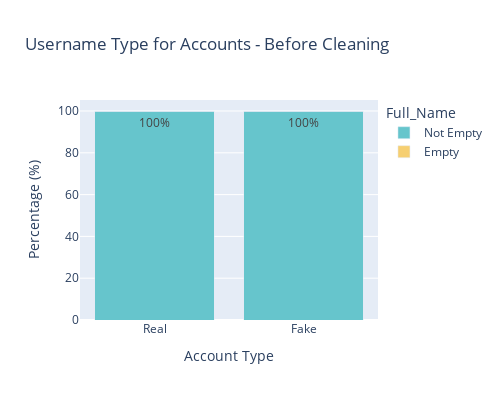

The notebook cell saved with this chart:
### Code cell
df1['is_fake'] = df1['is_fake'].replace({True: 'fake', False: 'real'})
real_accounts = df1[df1['is_fake'] == 'real']
length_real = len(real_accounts)
fake_accounts = df1[df1['is_fake'] == 'fake']
length_fake = len(fake_accounts)

real_accounts_with_null_username = real_accounts[real_accounts['username'] == 'empty after cleaning']
length_real_with_null_username = len(real_accounts_with_null_username)
real_accounts_with_not_null_username = real_accounts[real_accounts['username'] != 'empty after cleaning']
length_real_without_null_username = len(real_accounts_with_not_null_username)
fake_accounts_with_null_username = fake_accounts[fake_accounts['username'] == 'empty after cleaning']
length_fake_with_null_username = len(fake_accounts_with_null_username)
fake_accounts_with_not_null_username = fake_accounts[fake_accounts['username'] != 'empty after cleaning']
length_fake_without_null_username = len(fake_accounts_with_not_null_username)

percentage_real = length_real/len(df1)
percentage_real_with_null_username = length_real_with_null_username/length_real
percentage_real_without_null_username = length_real_without_null_username/length_real
percentage_fake = length_fake/len(df1)
percentage_fake_with_null_username = length_fake_with_null_username/length_fake
percentage_fake_without_null_username= length_fake_without_null_username/length_fake

# Create a DataFrame for plotting
data = {
    'Account Type': ['Real', 'Real', 'Fake', 'Fake'],
    'Full_Name': ['Not Empty', 'Empty', 'Not Empty', 'Empty'],
    'Percentage': [
        percentage_real_without_null_username * 100,
        percentage_real_with_null_username * 100,
        percentage_fake_without_null_username * 100,
        percentage_fake_with_null_username * 100
    ]
}
plot_data = pd.DataFrame(data)

# Create a stacked bar chart using Plotly Express
fig = px.bar(plot_data, x='Account Type', y='Percentage', color='Full_Name',
             barmode='stack', labels={'Percentage': 'Percentage (%)'},color_discrete_sequence=px.colors.qualitative.Pastel,text='Percentage',
             title='Username Type for Accounts - Before Cleaning')
fig.update_traces(texttemplate='%{text:.0f}%', textposition='inside')
fig.update_layout(width=500, height=400)
fig.show()

### Figure 1 — Plotly figure (JSON) as saved in the notebook; plotly's stock layout.template omitted (floating-point values rounded to 4 significant figures)
{"data": [{"alignmentgroup": "True", "hovertemplate": "Full_Name=Not Empty<br>Account Type=%{x}<br>Percentage (%)=%{text}<extra></extra>", "legendgroup": "Not Empty", "marker": {"color": "rgb(102, 197, 204)", "pattern": {"shape": ""}}, "name": "Not Empty", "offsetgroup": "Not Empty", "orientation": "v", "showlegend": true, "text": [100, 100], "textposition": "inside", "texttemplate": "%{text:.0f}%", "type": "bar", "x": ["Real", "Fake"], "xaxis": "x", "y": [100, 100], "yaxis": "y"}, {"alignmentgroup": "True", "hovertemplate": "Full_Name=Empty<br>Account Type=%{x}<br>Percentage (%)=%{text}<extra></extra>", "legendgroup": "Empty", "marker": {"color": "rgb(246, 207, 113)", "pattern": {"shape": ""}}, "name": "Empty", "offsetgroup": "Empty", "orientation": "v", "showlegend": true, "text": [0, 0], "textposition": "inside", "texttemplate": "%{text:.0f}%", "type": "bar", "x": ["Real", "Fake"], "xaxis": "x", "y": [0, 0], "yaxis": "y"}], "layout": {"barmode": "stack", "height": 400, "legend": {"title": {"text": "Full_Name"}, "tracegroupgap": 0}, "title": {"text": "Username Type for Accounts - Before Cleaning"}, "width": 500, "xaxis": {"anchor": "y", "domain": [0, 1], "title": {"text": "Account Type"}}, "yaxis": {"anchor": "x", "domain": [0, 1], "title": {"text": "Percentage (%)"}}}}
